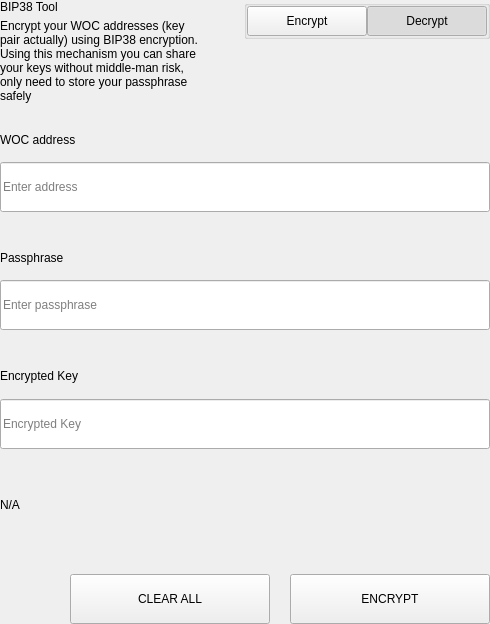
<?xml version="1.0" encoding="UTF-8"?>
<ui version="4.0">
 <class>SettingsBitToolWidget</class>
 <widget class="QWidget" name="SettingsBitToolWidget">
  <property name="geometry">
   <rect>
    <x>0</x>
    <y>0</y>
    <width>490</width>
    <height>624</height>
   </rect>
  </property>
  <property name="windowTitle">
   <string>Form</string>
  </property>
  <layout class="QVBoxLayout" name="verticalLayout">
   <property name="spacing">
    <number>0</number>
   </property>
   <property name="leftMargin">
    <number>0</number>
   </property>
   <property name="topMargin">
    <number>0</number>
   </property>
   <property name="rightMargin">
    <number>0</number>
   </property>
   <property name="bottomMargin">
    <number>0</number>
   </property>
   <item>
    <widget class="QWidget" name="left" native="true">
     <layout class="QVBoxLayout" name="verticalLayout_3">
      <property name="leftMargin">
       <number>0</number>
      </property>
      <property name="topMargin">
       <number>0</number>
      </property>
      <property name="rightMargin">
       <number>0</number>
      </property>
      <property name="bottomMargin">
       <number>0</number>
      </property>
      <item>
       <layout class="QVBoxLayout" name="verticalLayout_2">
        <property name="spacing">
         <number>0</number>
        </property>
        <item>
         <layout class="QHBoxLayout" name="horizontalLayout_3" stretch="3,1">
          <property name="spacing">
           <number>40</number>
          </property>
          <item>
           <layout class="QVBoxLayout" name="verticalLayoutTitle">
            <property name="spacing">
             <number>5</number>
            </property>
            <item>
             <widget class="QLabel" name="labelTitle">
              <property name="text">
               <string>BIP38 Tool</string>
              </property>
             </widget>
            </item>
            <item>
             <widget class="QLabel" name="labelSubtitle1">
              <property name="text">
               <string>Encrypt your WOC addresses (key pair actually) using BIP38 encryption.
Using this mechanism you can share your keys without middle-man risk, only need to store your passphrase safely</string>
              </property>
              <property name="wordWrap">
               <bool>true</bool>
              </property>
             </widget>
            </item>
           </layout>
          </item>
          <item alignment="Qt::AlignTop">
           <widget class="QGroupBox" name="groupBox">
            <property name="title">
             <string/>
            </property>
            <property name="alignment">
             <set>Qt::AlignLeading|Qt::AlignLeft|Qt::AlignTop</set>
            </property>
            <layout class="QHBoxLayout" name="horizontalLayout_4">
             <property name="spacing">
              <number>0</number>
             </property>
             <property name="leftMargin">
              <number>0</number>
             </property>
             <property name="topMargin">
              <number>0</number>
             </property>
             <property name="rightMargin">
              <number>0</number>
             </property>
             <property name="bottomMargin">
              <number>0</number>
             </property>
             <item>
              <spacer name="horizontalSpacer">
               <property name="orientation">
                <enum>Qt::Horizontal</enum>
               </property>
               <property name="sizeHint" stdset="0">
                <size>
                 <width>40</width>
                 <height>20</height>
                </size>
               </property>
              </spacer>
             </item>
             <item>
              <widget class="QPushButton" name="pushLeft">
               <property name="minimumSize">
                <size>
                 <width>120</width>
                 <height>30</height>
                </size>
               </property>
               <property name="maximumSize">
                <size>
                 <width>120</width>
                 <height>30</height>
                </size>
               </property>
               <property name="focusPolicy">
                <enum>Qt::NoFocus</enum>
               </property>
               <property name="text">
                <string>Encrypt</string>
               </property>
               <property name="checkable">
                <bool>true</bool>
               </property>
               <property name="autoExclusive">
                <bool>true</bool>
               </property>
              </widget>
             </item>
             <item>
              <widget class="QPushButton" name="pushRight">
               <property name="minimumSize">
                <size>
                 <width>120</width>
                 <height>30</height>
                </size>
               </property>
               <property name="maximumSize">
                <size>
                 <width>120</width>
                 <height>30</height>
                </size>
               </property>
               <property name="focusPolicy">
                <enum>Qt::NoFocus</enum>
               </property>
               <property name="text">
                <string>Decrypt</string>
               </property>
               <property name="checkable">
                <bool>true</bool>
               </property>
               <property name="checked">
                <bool>true</bool>
               </property>
               <property name="autoExclusive">
                <bool>true</bool>
               </property>
              </widget>
             </item>
            </layout>
           </widget>
          </item>
         </layout>
        </item>
        <item>
         <widget class="QStackedWidget" name="stackedWidget">
          <property name="currentIndex">
           <number>1</number>
          </property>
          <widget class="QWidget" name="pageDecrypt">
           <layout class="QVBoxLayout" name="verticalLayout_5">
            <property name="spacing">
             <number>0</number>
            </property>
            <property name="leftMargin">
             <number>0</number>
            </property>
            <property name="topMargin">
             <number>0</number>
            </property>
            <property name="rightMargin">
             <number>0</number>
            </property>
            <property name="bottomMargin">
             <number>0</number>
            </property>
            <item>
             <widget class="QWidget" name="widget" native="true">
              <property name="minimumSize">
               <size>
                <width>0</width>
                <height>100</height>
               </size>
              </property>
              <layout class="QVBoxLayout" name="verticalLayout_4">
               <property name="spacing">
                <number>0</number>
               </property>
               <property name="leftMargin">
                <number>0</number>
               </property>
               <property name="topMargin">
                <number>0</number>
               </property>
               <property name="rightMargin">
                <number>0</number>
               </property>
               <property name="bottomMargin">
                <number>0</number>
               </property>
               <item>
                <spacer name="verticalSpacer_2">
                 <property name="orientation">
                  <enum>Qt::Vertical</enum>
                 </property>
                 <property name="sizeType">
                  <enum>QSizePolicy::Fixed</enum>
                 </property>
                 <property name="sizeHint" stdset="0">
                  <size>
                   <width>20</width>
                   <height>20</height>
                  </size>
                 </property>
                </spacer>
               </item>
               <item>
                <layout class="QHBoxLayout" name="horizontalLayout_6" stretch="2">
                 <property name="spacing">
                  <number>0</number>
                 </property>
                 <item>
                  <layout class="QVBoxLayout" name="verticalLayout_7">
                   <property name="spacing">
                    <number>9</number>
                   </property>
                   <item>
                    <widget class="QLabel" name="labelSubtitleKey">
                     <property name="minimumSize">
                      <size>
                       <width>0</width>
                       <height>20</height>
                      </size>
                     </property>
                     <property name="maximumSize">
                      <size>
                       <width>16777215</width>
                       <height>20</height>
                      </size>
                     </property>
                     <property name="text">
                      <string>Encrypted key</string>
                     </property>
                    </widget>
                   </item>
                   <item>
                    <widget class="QLineEdit" name="lineEditKey">
                     <property name="minimumSize">
                      <size>
                       <width>0</width>
                       <height>50</height>
                      </size>
                     </property>
                     <property name="maximumSize">
                      <size>
                       <width>16777215</width>
                       <height>50</height>
                      </size>
                     </property>
                     <property name="placeholderText">
                      <string>Enter a encrypted key</string>
                     </property>
                    </widget>
                   </item>
                  </layout>
                 </item>
                </layout>
               </item>
               <item>
                <spacer name="verticalSpacer_3">
                 <property name="orientation">
                  <enum>Qt::Vertical</enum>
                 </property>
                 <property name="sizeType">
                  <enum>QSizePolicy::Fixed</enum>
                 </property>
                 <property name="sizeHint" stdset="0">
                  <size>
                   <width>20</width>
                   <height>20</height>
                  </size>
                 </property>
                </spacer>
               </item>
               <item>
                <layout class="QVBoxLayout" name="verticalLayout_9">
                 <property name="spacing">
                  <number>9</number>
                 </property>
                 <item>
                  <widget class="QLabel" name="labelSubtitlePassphrase">
                   <property name="maximumSize">
                    <size>
                     <width>16777215</width>
                     <height>20</height>
                    </size>
                   </property>
                   <property name="text">
                    <string>Passphrase</string>
                   </property>
                  </widget>
                 </item>
                 <item>
                  <widget class="QLineEdit" name="lineEditPassphrase">
                   <property name="minimumSize">
                    <size>
                     <width>0</width>
                     <height>50</height>
                    </size>
                   </property>
                   <property name="maximumSize">
                    <size>
                     <width>16777215</width>
                     <height>50</height>
                    </size>
                   </property>
                   <property name="placeholderText">
                    <string>Enter a passphrase</string>
                   </property>
                  </widget>
                 </item>
                </layout>
               </item>
               <item>
                <spacer name="verticalSpacer_4">
                 <property name="orientation">
                  <enum>Qt::Vertical</enum>
                 </property>
                 <property name="sizeType">
                  <enum>QSizePolicy::Fixed</enum>
                 </property>
                 <property name="sizeHint" stdset="0">
                  <size>
                   <width>20</width>
                   <height>20</height>
                  </size>
                 </property>
                </spacer>
               </item>
               <item>
                <widget class="QWidget" name="widget_3" native="true">
                 <property name="sizePolicy">
                  <sizepolicy hsizetype="Preferred" vsizetype="Fixed">
                   <horstretch>0</horstretch>
                   <verstretch>0</verstretch>
                  </sizepolicy>
                 </property>
                 <layout class="QVBoxLayout" name="verticalLayout_10">
                  <property name="spacing">
                   <number>9</number>
                  </property>
                  <property name="leftMargin">
                   <number>0</number>
                  </property>
                  <property name="topMargin">
                   <number>0</number>
                  </property>
                  <property name="rightMargin">
                   <number>0</number>
                  </property>
                  <property name="bottomMargin">
                   <number>0</number>
                  </property>
                  <item>
                   <widget class="QLabel" name="labelSubtitleDecryptResult">
                    <property name="minimumSize">
                     <size>
                      <width>0</width>
                      <height>20</height>
                     </size>
                    </property>
                    <property name="maximumSize">
                     <size>
                      <width>16777215</width>
                      <height>20</height>
                     </size>
                    </property>
                    <property name="text">
                     <string>Decrypted address result</string>
                    </property>
                   </widget>
                  </item>
                  <item>
                   <widget class="QWidget" name="widget_4" native="true">
                    <layout class="QHBoxLayout" name="horizontalLayout" stretch="6,0,1">
                     <property name="spacing">
                      <number>0</number>
                     </property>
                     <property name="leftMargin">
                      <number>0</number>
                     </property>
                     <property name="topMargin">
                      <number>0</number>
                     </property>
                     <property name="rightMargin">
                      <number>0</number>
                     </property>
                     <property name="bottomMargin">
                      <number>0</number>
                     </property>
                     <item alignment="Qt::AlignVCenter">
                      <widget class="QLineEdit" name="lineEditDecryptResult">
                       <property name="minimumSize">
                        <size>
                         <width>0</width>
                         <height>50</height>
                        </size>
                       </property>
                       <property name="maximumSize">
                        <size>
                         <width>16777215</width>
                         <height>50</height>
                        </size>
                       </property>
                       <property name="placeholderText">
                        <string>Decrypted Address</string>
                       </property>
                      </widget>
                     </item>
                     <item>
                      <spacer name="horizontalSpacer_4">
                       <property name="orientation">
                        <enum>Qt::Horizontal</enum>
                       </property>
                       <property name="sizeType">
                        <enum>QSizePolicy::Fixed</enum>
                       </property>
                       <property name="sizeHint" stdset="0">
                        <size>
                         <width>20</width>
                         <height>50</height>
                        </size>
                       </property>
                      </spacer>
                     </item>
                     <item>
                      <widget class="QPushButton" name="pushButtonImport">
                       <property name="minimumSize">
                        <size>
                         <width>140</width>
                         <height>40</height>
                        </size>
                       </property>
                       <property name="text">
                        <string>Import Address</string>
                       </property>
                      </widget>
                     </item>
                    </layout>
                   </widget>
                  </item>
                 </layout>
                </widget>
               </item>
               <item>
                <widget class="QLabel" name="statusLabel_DEC">
                 <property name="maximumSize">
                  <size>
                   <width>16777215</width>
                   <height>40</height>
                  </size>
                 </property>
                 <property name="text">
                  <string/>
                 </property>
                </widget>
               </item>
               <item>
                <spacer name="verticalSpacer">
                 <property name="orientation">
                  <enum>Qt::Vertical</enum>
                 </property>
                 <property name="sizeType">
                  <enum>QSizePolicy::Preferred</enum>
                 </property>
                 <property name="sizeHint" stdset="0">
                  <size>
                   <width>20</width>
                   <height>20</height>
                  </size>
                 </property>
                </spacer>
               </item>
               <item>
                <layout class="QHBoxLayout" name="horizontalLayout_7">
                 <property name="spacing">
                  <number>0</number>
                 </property>
                 <item>
                  <spacer name="horizontalSpacer_5">
                   <property name="orientation">
                    <enum>Qt::Horizontal</enum>
                   </property>
                   <property name="sizeType">
                    <enum>QSizePolicy::Expanding</enum>
                   </property>
                   <property name="sizeHint" stdset="0">
                    <size>
                     <width>40</width>
                     <height>20</height>
                    </size>
                   </property>
                  </spacer>
                 </item>
                 <item>
                  <widget class="QPushButton" name="pushButtonDecryptClear">
                   <property name="minimumSize">
                    <size>
                     <width>200</width>
                     <height>50</height>
                    </size>
                   </property>
                   <property name="maximumSize">
                    <size>
                     <width>200</width>
                     <height>50</height>
                    </size>
                   </property>
                   <property name="text">
                    <string>CLEAR</string>
                   </property>
                  </widget>
                 </item>
                 <item>
                  <spacer name="horizontalSpacer_3">
                   <property name="orientation">
                    <enum>Qt::Horizontal</enum>
                   </property>
                   <property name="sizeType">
                    <enum>QSizePolicy::Fixed</enum>
                   </property>
                   <property name="sizeHint" stdset="0">
                    <size>
                     <width>20</width>
                     <height>20</height>
                    </size>
                   </property>
                  </spacer>
                 </item>
                 <item>
                  <widget class="QPushButton" name="pushButtonDecrypt">
                   <property name="minimumSize">
                    <size>
                     <width>200</width>
                     <height>50</height>
                    </size>
                   </property>
                   <property name="maximumSize">
                    <size>
                     <width>200</width>
                     <height>50</height>
                    </size>
                   </property>
                   <property name="text">
                    <string>DECRYPT KEY</string>
                   </property>
                  </widget>
                 </item>
                </layout>
               </item>
              </layout>
             </widget>
            </item>
           </layout>
          </widget>
          <widget class="QWidget" name="pageEncrypt">
           <layout class="QVBoxLayout" name="verticalLayout_11">
            <property name="spacing">
             <number>0</number>
            </property>
            <property name="leftMargin">
             <number>0</number>
            </property>
            <property name="topMargin">
             <number>0</number>
            </property>
            <property name="rightMargin">
             <number>0</number>
            </property>
            <property name="bottomMargin">
             <number>0</number>
            </property>
            <item>
             <spacer name="verticalSpacer_8">
              <property name="orientation">
               <enum>Qt::Vertical</enum>
              </property>
              <property name="sizeType">
               <enum>QSizePolicy::Fixed</enum>
              </property>
              <property name="sizeHint" stdset="0">
               <size>
                <width>20</width>
                <height>20</height>
               </size>
              </property>
             </spacer>
            </item>
            <item>
             <widget class="QWidget" name="containerAddressEnc" native="true">
              <layout class="QVBoxLayout" name="containerAddressEncLayout">
               <property name="spacing">
                <number>5</number>
               </property>
               <property name="leftMargin">
                <number>0</number>
               </property>
               <property name="topMargin">
                <number>0</number>
               </property>
               <property name="rightMargin">
                <number>0</number>
               </property>
               <property name="bottomMargin">
                <number>0</number>
               </property>
               <item>
                <widget class="QLabel" name="labelSubtitleAddress">
                 <property name="minimumSize">
                  <size>
                   <width>0</width>
                   <height>20</height>
                  </size>
                 </property>
                 <property name="maximumSize">
                  <size>
                   <width>16777215</width>
                   <height>20</height>
                  </size>
                 </property>
                 <property name="text">
                  <string>WOC address</string>
                 </property>
                </widget>
               </item>
               <item>
                <widget class="QLineEdit" name="addressIn_ENC">
                 <property name="minimumSize">
                  <size>
                   <width>0</width>
                   <height>50</height>
                  </size>
                 </property>
                 <property name="placeholderText">
                  <string>Enter address</string>
                 </property>
                </widget>
               </item>
              </layout>
             </widget>
            </item>
            <item>
             <spacer name="verticalSpacer_6">
              <property name="orientation">
               <enum>Qt::Vertical</enum>
              </property>
              <property name="sizeType">
               <enum>QSizePolicy::Fixed</enum>
              </property>
              <property name="sizeHint" stdset="0">
               <size>
                <width>20</width>
                <height>20</height>
               </size>
              </property>
             </spacer>
            </item>
            <item>
             <widget class="QWidget" name="containerAddress" native="true">
              <layout class="QHBoxLayout" name="horizontalLayout_9" stretch="2">
               <property name="spacing">
                <number>0</number>
               </property>
               <property name="leftMargin">
                <number>0</number>
               </property>
               <property name="topMargin">
                <number>0</number>
               </property>
               <property name="rightMargin">
                <number>0</number>
               </property>
               <property name="bottomMargin">
                <number>0</number>
               </property>
               <item>
                <layout class="QVBoxLayout" name="verticalLayout_8">
                 <property name="spacing">
                  <number>5</number>
                 </property>
                 <item>
                  <widget class="QLabel" name="labelSubtitleMessage">
                   <property name="minimumSize">
                    <size>
                     <width>0</width>
                     <height>20</height>
                    </size>
                   </property>
                   <property name="maximumSize">
                    <size>
                     <width>16777215</width>
                     <height>20</height>
                    </size>
                   </property>
                   <property name="text">
                    <string>Passphrase</string>
                   </property>
                  </widget>
                 </item>
                 <item>
                  <widget class="QLineEdit" name="passphraseIn_ENC">
                   <property name="minimumSize">
                    <size>
                     <width>0</width>
                     <height>50</height>
                    </size>
                   </property>
                   <property name="maximumSize">
                    <size>
                     <width>16777215</width>
                     <height>50</height>
                    </size>
                   </property>
                   <property name="placeholderText">
                    <string>Enter passphrase</string>
                   </property>
                  </widget>
                 </item>
                </layout>
               </item>
              </layout>
             </widget>
            </item>
            <item>
             <spacer name="verticalSpacer_7">
              <property name="orientation">
               <enum>Qt::Vertical</enum>
              </property>
              <property name="sizeType">
               <enum>QSizePolicy::Fixed</enum>
              </property>
              <property name="sizeHint" stdset="0">
               <size>
                <width>20</width>
                <height>20</height>
               </size>
              </property>
             </spacer>
            </item>
            <item>
             <widget class="QWidget" name="widget_2" native="true">
              <property name="minimumSize">
               <size>
                <width>0</width>
                <height>75</height>
               </size>
              </property>
              <property name="maximumSize">
               <size>
                <width>16777215</width>
                <height>16777215</height>
               </size>
              </property>
              <layout class="QVBoxLayout" name="verticalLayout_6">
               <property name="leftMargin">
                <number>0</number>
               </property>
               <property name="topMargin">
                <number>0</number>
               </property>
               <property name="rightMargin">
                <number>0</number>
               </property>
               <property name="bottomMargin">
                <number>0</number>
               </property>
               <item>
                <widget class="QLabel" name="labelSubtitleEncryptedKey">
                 <property name="minimumSize">
                  <size>
                   <width>0</width>
                   <height>20</height>
                  </size>
                 </property>
                 <property name="maximumSize">
                  <size>
                   <width>16777215</width>
                   <height>20</height>
                  </size>
                 </property>
                 <property name="text">
                  <string>Encrypted Key</string>
                 </property>
                </widget>
               </item>
               <item>
                <widget class="QLineEdit" name="encryptedKeyOut_ENC">
                 <property name="minimumSize">
                  <size>
                   <width>0</width>
                   <height>50</height>
                  </size>
                 </property>
                 <property name="placeholderText">
                  <string>Encrypted Key</string>
                 </property>
                </widget>
               </item>
              </layout>
             </widget>
            </item>
            <item>
             <widget class="QLabel" name="statusLabel_ENC">
              <property name="text">
               <string notr="true">N/A</string>
              </property>
             </widget>
            </item>
            <item>
             <spacer name="verticalSpacer_5">
              <property name="orientation">
               <enum>Qt::Vertical</enum>
              </property>
              <property name="sizeType">
               <enum>QSizePolicy::Fixed</enum>
              </property>
              <property name="sizeHint" stdset="0">
               <size>
                <width>20</width>
                <height>20</height>
               </size>
              </property>
             </spacer>
            </item>
            <item>
             <layout class="QHBoxLayout" name="horizontalLayout_8">
              <property name="spacing">
               <number>0</number>
              </property>
              <item>
               <spacer name="horizontalSpacer_6">
                <property name="orientation">
                 <enum>Qt::Horizontal</enum>
                </property>
                <property name="sizeType">
                 <enum>QSizePolicy::Expanding</enum>
                </property>
                <property name="sizeHint" stdset="0">
                 <size>
                  <width>40</width>
                  <height>20</height>
                 </size>
                </property>
               </spacer>
              </item>
              <item>
               <widget class="QPushButton" name="pushButtonClear">
                <property name="minimumSize">
                 <size>
                  <width>200</width>
                  <height>50</height>
                 </size>
                </property>
                <property name="focusPolicy">
                 <enum>Qt::NoFocus</enum>
                </property>
                <property name="text">
                 <string>CLEAR ALL</string>
                </property>
               </widget>
              </item>
              <item>
               <spacer name="horizontalSpacer_2">
                <property name="orientation">
                 <enum>Qt::Horizontal</enum>
                </property>
                <property name="sizeType">
                 <enum>QSizePolicy::Fixed</enum>
                </property>
                <property name="sizeHint" stdset="0">
                 <size>
                  <width>20</width>
                  <height>20</height>
                 </size>
                </property>
               </spacer>
              </item>
              <item>
               <widget class="QPushButton" name="pushButtonEncrypt">
                <property name="minimumSize">
                 <size>
                  <width>200</width>
                  <height>50</height>
                 </size>
                </property>
                <property name="maximumSize">
                 <size>
                  <width>200</width>
                  <height>50</height>
                 </size>
                </property>
                <property name="focusPolicy">
                 <enum>Qt::NoFocus</enum>
                </property>
                <property name="text">
                 <string>ENCRYPT</string>
                </property>
               </widget>
              </item>
             </layout>
            </item>
           </layout>
          </widget>
         </widget>
        </item>
       </layout>
      </item>
     </layout>
    </widget>
   </item>
  </layout>
 </widget>
 <resources/>
 <connections/>
</ui>
